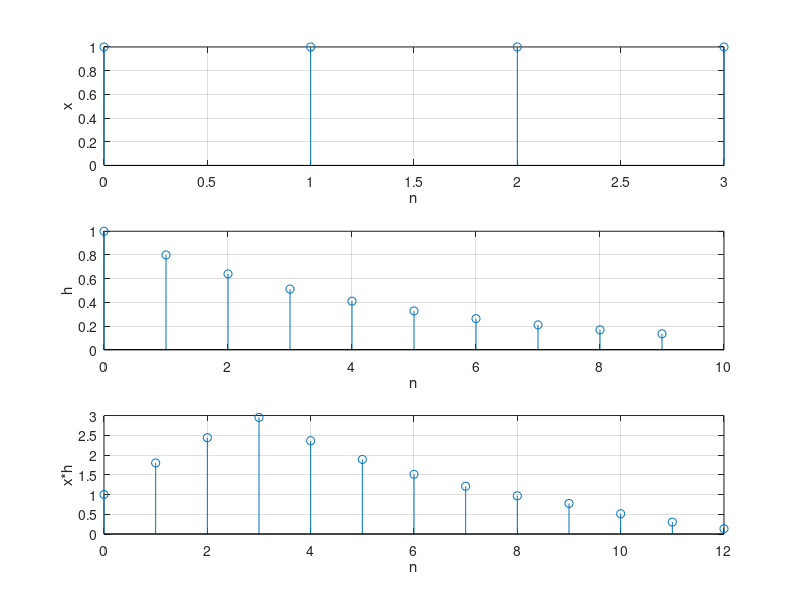

Reproduce this figure in MATLAB.
nx = 0:3;
x = ones(1, length(nx));

nh = 0:9;
h = ones(1, length(nh));
for i = 1:10
    h(i) = h(i) * power(0.8, i - 1);
end

y = conv(x, h);
nyMin = min(nx) + min(nh);
nyMax = max(nx) + max(nh);
ny = nyMin:nyMax;

figure(1);

subplot(3, 1, 1);
stem(nx, x); grid on; xlabel('n'); ylabel('x');

subplot(3, 1, 2);
stem(nh, h); grid on; xlabel('n'); ylabel('h');

subplot(3, 1, 3);
stem(ny, y); grid on; xlabel('n'); ylabel('x*h');